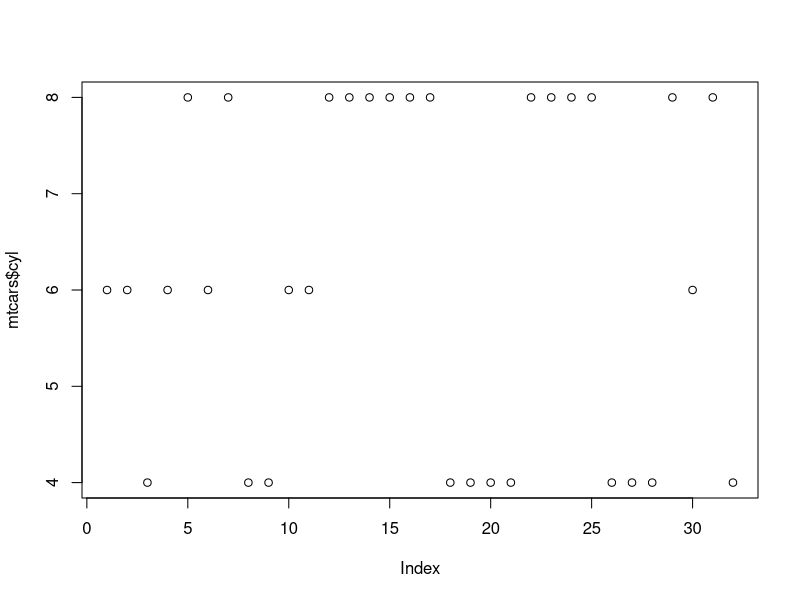

The R source for this figure:
## ---- chunk 1
head(mtcars)
## ---- chunk 2
plot(mtcars$cyl)
